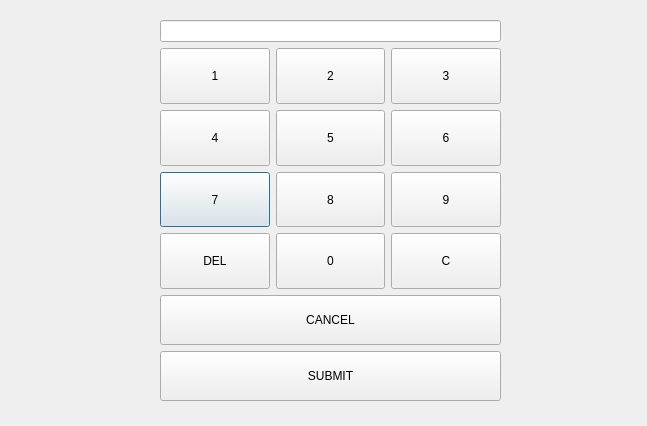
<?xml version="1.0" encoding="UTF-8"?>
<ui version="4.0">
 <class>Dialog</class>
 <widget class="QDialog" name="Dialog">
  <property name="geometry">
   <rect>
    <x>0</x>
    <y>0</y>
    <width>647</width>
    <height>426</height>
   </rect>
  </property>
  <property name="windowTitle">
   <string>Dialog</string>
  </property>
  <widget class="QWidget" name="verticalLayoutWidget">
   <property name="geometry">
    <rect>
     <x>160</x>
     <y>20</y>
     <width>341</width>
     <height>381</height>
    </rect>
   </property>
   <layout class="QVBoxLayout" name="verticalLayout">
    <item>
     <widget class="QLineEdit" name="lineEdit"/>
    </item>
    <item>
     <layout class="QGridLayout" name="gridLayout">
      <item row="3" column="0">
       <widget class="QPushButton" name="pb_7">
        <property name="sizePolicy">
         <sizepolicy hsizetype="Minimum" vsizetype="Expanding">
          <horstretch>0</horstretch>
          <verstretch>0</verstretch>
         </sizepolicy>
        </property>
        <property name="text">
         <string>7</string>
        </property>
       </widget>
      </item>
      <item row="3" column="1">
       <widget class="QPushButton" name="pb_8">
        <property name="sizePolicy">
         <sizepolicy hsizetype="Minimum" vsizetype="Expanding">
          <horstretch>0</horstretch>
          <verstretch>0</verstretch>
         </sizepolicy>
        </property>
        <property name="text">
         <string>8</string>
        </property>
       </widget>
      </item>
      <item row="4" column="1">
       <widget class="QPushButton" name="pb_0">
        <property name="sizePolicy">
         <sizepolicy hsizetype="Minimum" vsizetype="Expanding">
          <horstretch>0</horstretch>
          <verstretch>0</verstretch>
         </sizepolicy>
        </property>
        <property name="text">
         <string>0</string>
        </property>
       </widget>
      </item>
      <item row="4" column="0">
       <widget class="QPushButton" name="pb_del">
        <property name="sizePolicy">
         <sizepolicy hsizetype="Minimum" vsizetype="Expanding">
          <horstretch>0</horstretch>
          <verstretch>0</verstretch>
         </sizepolicy>
        </property>
        <property name="text">
         <string>DEL</string>
        </property>
       </widget>
      </item>
      <item row="2" column="1">
       <widget class="QPushButton" name="pb_5">
        <property name="sizePolicy">
         <sizepolicy hsizetype="Minimum" vsizetype="Expanding">
          <horstretch>0</horstretch>
          <verstretch>0</verstretch>
         </sizepolicy>
        </property>
        <property name="text">
         <string>5</string>
        </property>
       </widget>
      </item>
      <item row="4" column="2">
       <widget class="QPushButton" name="pb_c">
        <property name="sizePolicy">
         <sizepolicy hsizetype="Minimum" vsizetype="Expanding">
          <horstretch>0</horstretch>
          <verstretch>0</verstretch>
         </sizepolicy>
        </property>
        <property name="text">
         <string>C</string>
        </property>
       </widget>
      </item>
      <item row="2" column="2">
       <widget class="QPushButton" name="pb_6">
        <property name="sizePolicy">
         <sizepolicy hsizetype="Minimum" vsizetype="Expanding">
          <horstretch>0</horstretch>
          <verstretch>0</verstretch>
         </sizepolicy>
        </property>
        <property name="text">
         <string>6</string>
        </property>
       </widget>
      </item>
      <item row="2" column="0">
       <widget class="QPushButton" name="pb_4">
        <property name="sizePolicy">
         <sizepolicy hsizetype="Minimum" vsizetype="Expanding">
          <horstretch>0</horstretch>
          <verstretch>0</verstretch>
         </sizepolicy>
        </property>
        <property name="text">
         <string>4</string>
        </property>
       </widget>
      </item>
      <item row="1" column="0">
       <widget class="QPushButton" name="pb_1">
        <property name="sizePolicy">
         <sizepolicy hsizetype="Minimum" vsizetype="MinimumExpanding">
          <horstretch>0</horstretch>
          <verstretch>0</verstretch>
         </sizepolicy>
        </property>
        <property name="text">
         <string>1</string>
        </property>
       </widget>
      </item>
      <item row="1" column="1">
       <widget class="QPushButton" name="pb_2">
        <property name="sizePolicy">
         <sizepolicy hsizetype="Minimum" vsizetype="Expanding">
          <horstretch>0</horstretch>
          <verstretch>0</verstretch>
         </sizepolicy>
        </property>
        <property name="text">
         <string>2</string>
        </property>
       </widget>
      </item>
      <item row="1" column="2">
       <widget class="QPushButton" name="pb_3">
        <property name="sizePolicy">
         <sizepolicy hsizetype="Minimum" vsizetype="Expanding">
          <horstretch>0</horstretch>
          <verstretch>0</verstretch>
         </sizepolicy>
        </property>
        <property name="text">
         <string>3</string>
        </property>
       </widget>
      </item>
      <item row="3" column="2">
       <widget class="QPushButton" name="pb_9">
        <property name="sizePolicy">
         <sizepolicy hsizetype="Minimum" vsizetype="Expanding">
          <horstretch>0</horstretch>
          <verstretch>0</verstretch>
         </sizepolicy>
        </property>
        <property name="text">
         <string>9</string>
        </property>
       </widget>
      </item>
     </layout>
    </item>
    <item>
     <widget class="QPushButton" name="pb_cancel">
      <property name="sizePolicy">
       <sizepolicy hsizetype="Preferred" vsizetype="MinimumExpanding">
        <horstretch>0</horstretch>
        <verstretch>0</verstretch>
       </sizepolicy>
      </property>
      <property name="maximumSize">
       <size>
        <width>16777215</width>
        <height>50</height>
       </size>
      </property>
      <property name="text">
       <string>CANCEL</string>
      </property>
     </widget>
    </item>
    <item>
     <widget class="QPushButton" name="pb_submit">
      <property name="sizePolicy">
       <sizepolicy hsizetype="Preferred" vsizetype="MinimumExpanding">
        <horstretch>0</horstretch>
        <verstretch>0</verstretch>
       </sizepolicy>
      </property>
      <property name="maximumSize">
       <size>
        <width>16777215</width>
        <height>50</height>
       </size>
      </property>
      <property name="text">
       <string>SUBMIT</string>
      </property>
     </widget>
    </item>
    <item>
     <layout class="QHBoxLayout" name="horizontalLayout">
      <property name="spacing">
       <number>1</number>
      </property>
      <property name="sizeConstraint">
       <enum>QLayout::SetMinimumSize</enum>
      </property>
      <property name="topMargin">
       <number>0</number>
      </property>
     </layout>
    </item>
   </layout>
  </widget>
 </widget>
 <resources/>
 <connections/>
</ui>
